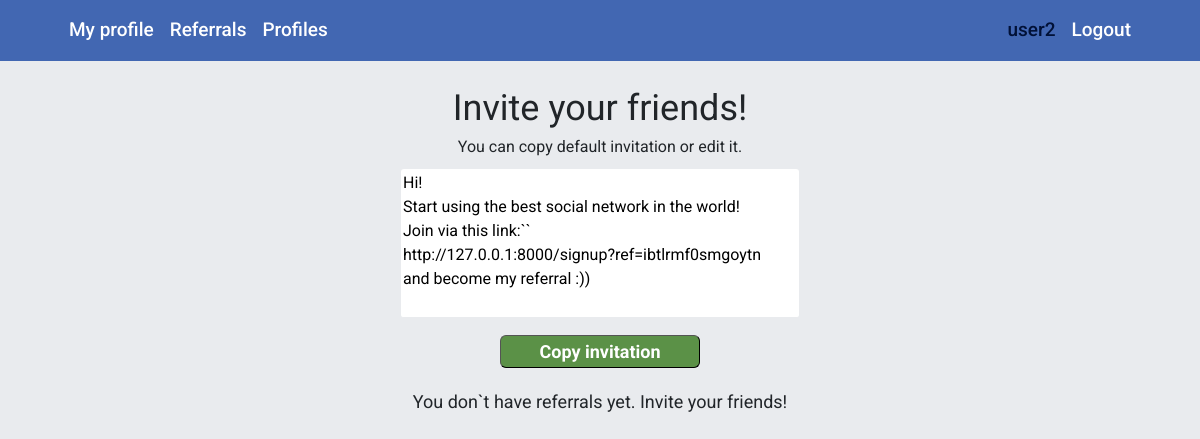
Before: /referrals/ (signed in) with the older database file.
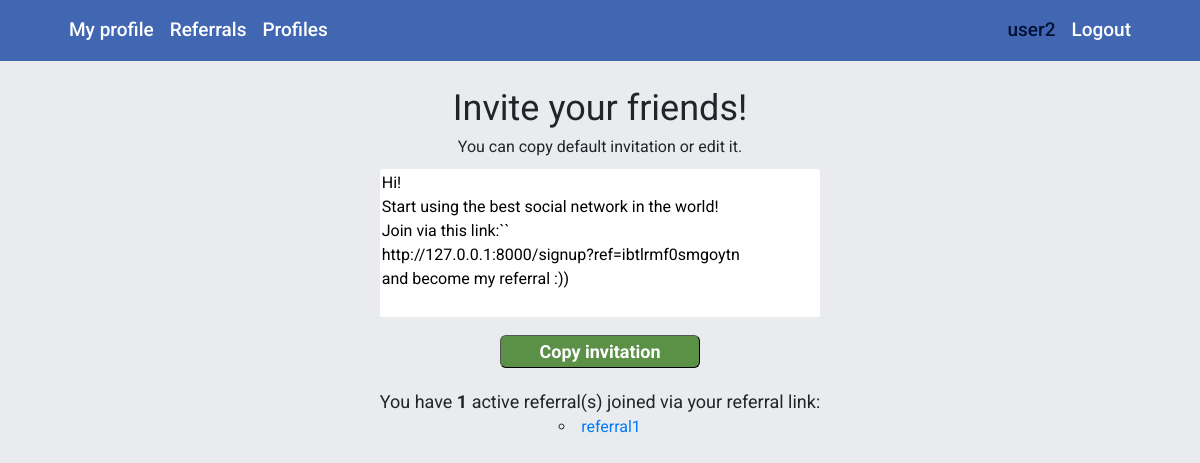
After: the same page with the newer database file.
### referrals/models.py (models this page shows)
class Referral(models.Model):
    timestamp = models.DateTimeField(auto_now=False, auto_now_add=True)
    referrer = models.ForeignKey(User, on_delete=models.CASCADE, related_name='referrers')
    referral = models.OneToOneField(User, on_delete=models.CASCADE)
    class Meta:
        unique_together = (('referrer', 'referral'),)

### referrals/views.py (the view)
# urls.py: path('', referral_view, name='referrals'),
@login_required()
def referral_view(request):
    ref_list = Referral.objects.filter(referrer=request.user)
    ref_count = ref_list.count()
    context = {
        'ref_count': ref_count,
        'ref_list': ref_list,
    }
    return render(request, "referrals.html", context)

### templates/referrals.html (shortened to what this page needs)
{% extends "base.html" %}
{% load static %}
{% block content %}
<div class="container">
    <div class="row justify-content-center">
        <div class="col-auto ">
            <div class="invite-block">
                <span>Invite your friends! </span>
                <p>You can copy default invitation or edit it.</p>
<textarea class="invite-text" rows="6" cols="30">Hi!
Start using the best social network in the world!
Join via this link:``
http://127.0.0.1:8000/signup?ref={{ user.profile.ref_code }}
and become my referral :))
</textarea>
                <button class="copy-invite">Copy invitation</button>
            </div>
        <div class="referral-list">
            {% if not ref_count %}
            <p>You don`t have referrals yet. Invite your friends!</p>
            {% else %}
            <p>You have <b>{{ ref_count }}</b> active referral(s) joined via your referral link:</p>
                <ul>
                {% for ref in ref_list %}
                        <li><a href="http://127.0.0.1:8000/profiles/{{ ref.referral.id }}">{{ ref.referral }}</a></li>
                {% endfor %}
                </ul>
            {% endif %}
        </div>
        </div>
    </div>
</div>
{% endblock content %}

Changed rows visible on the page:
added Referral: referral "referral1"
Other visible differences:
{{ ref_count }}: (not shown) → "1"
text no longer shown: "You don`t have referrals yet. Invite your friends!"
text now shown: "You have active referral(s) joined via your referral link:"
